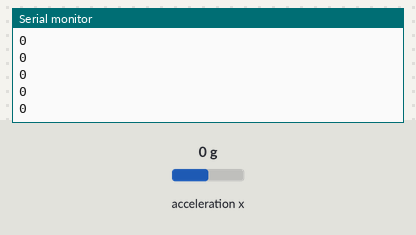
The sketch below on a simulated Arduino Uno, built with avr-gcc and run on an emulated ATmega328P. Shown: the last lines printed to the serial monitor. The inputs (shaded band) are chosen by the test bench; at power-on: acceleration x 0 g.

Above: at 1.2 s.
1.3 s: acceleration x set to -1.4 g
At 2.1 s:
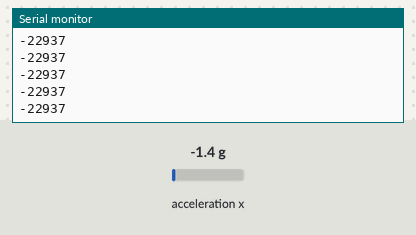
2.8 s: acceleration x set to -0.8 g
At 3.7 s:
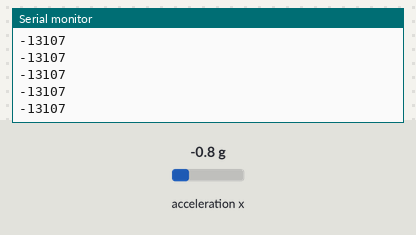
Timing chart, 0 to 5.8 s (numbered marks = the images above; inputs shaded):
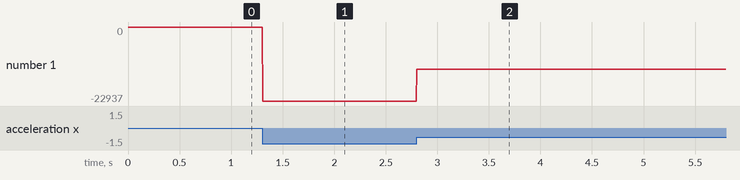

The sketch:

MPU6050.ino
```cpp
#include <Wire.h>
#include <MPU6050.h>

MPU6050 mpu;

void setup() {
  Serial.begin(115200);
  Wire.begin();  // SDA = 21, SCL = 22 por defecto
  mpu.initialize();

  if (mpu.testConnection()) {
    Serial.println("MPU6050 conectado correctamente!");
  } else {
    Serial.println("Error al conectar con MPU6050!");
  }
}
void loop() {
  int16_t raw_ax = mpu.getAccelerationX();
  Serial.println(raw_ax);  // Cada muestra en una línea
  //int16_t raw_ay = mpu.getAccelerationY();
  //Serial.println(raw_ay);  // Cada muestra en una línea
  //int16_t raw_az = mpu.getAccelerationZ();
  //Serial.println(raw_az);  // Cada muestra en una línea
  delay(5);  // Ajusta la frecuencia de muestreo (~200Hz)
}
```

Measured:
- after the input at 1.3 s, the serial monitor: prints a new line at once (image 1)
- after the input at 2.8 s, the serial monitor: prints a new line at once (image 2)
- plotted number 1: 0 → -22937 after the input at 1.3 s, -22937 → -13107 after the input at 2.8 s
